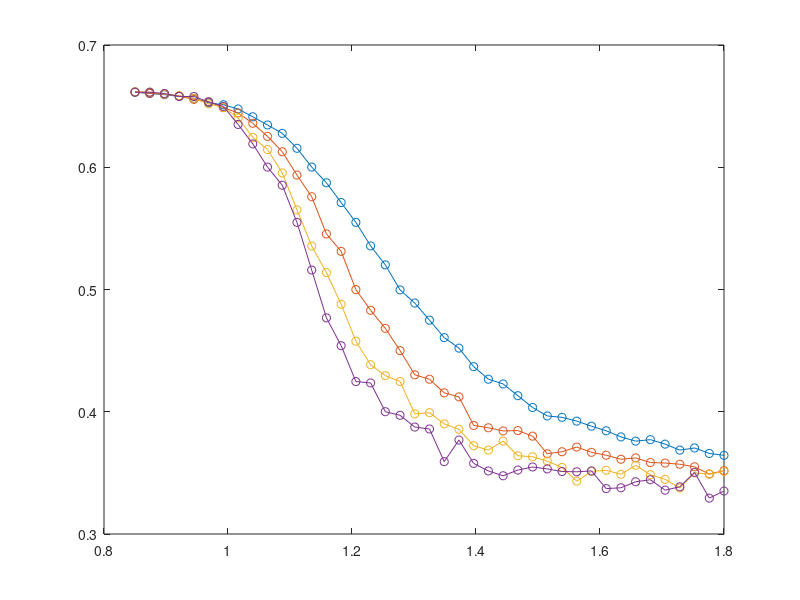

This figure's MATLAB source: (Note: this script raises an error after producing the figure.)

%%
%%---------------------------------------------------------------------%%
%%%%% Postprocessing of magnetic susceptibility and binder cumulant
%%%%% Used to find critical exponents
%%---------------------------------------------------------------------%%
clear all
close all

gbinder = zeros(4,41);

data = load('data_gbinder12_2023-03-03_06-56-22.mat');
gbinder(1,:) = cell2mat(data.Data(2:42,2)');
data = load('data_gbinder16_2023-03-03_08-06-43.mat');
gbinder(2,:) = cell2mat(data.Data(2:42,2)');
data = load('data_gbinder20_2023-03-04_00-53-26.mat');
gbinder(3,:) = cell2mat(data.Data(2:42,2)');
data = load('data_gbinder24_2023-03-04_01-31-54.mat');
gbinder(4,:) = cell2mat(data.Data(2:42,2)');
tempvec = cell2mat(data.Data(2:42,1)');

figure(1)
plot(tempvec,gbinder(1,:),'-o');
hold on
plot(tempvec,gbinder(2,:),'-o');
plot(tempvec,gbinder(3,:),'-o');
plot(tempvec,gbinder(4,:),'-o');
xline(1,'--');
xlabel('Temperature ($\tau$)','Interpreter','latex')
ylabel('Binder cumulant ($g$)','Interpreter','latex')
legend('$L = 12$','$L = 16$','$L = 20$','$L = 24$','$\tau_c \approx 1$','Interpreter','latex')
title('$g$ = $g(\tau)$','Interpreter','latex')

Tc = 1;
L1 = 12;
L2 = 16;
L3 = 20;
L4 = 24;

nu = 1;
gamma = 1.8;

t1 = L1^(1/nu)*((tempvec-Tc)/Tc);
t2 = L2^(1/nu)*((tempvec-Tc)/Tc);
t3 = L3^(1/nu)*((tempvec-Tc)/Tc);
t4 = L4^(1/nu)*((tempvec-Tc)/Tc);

figure(2)
plot(t1,gbinder(1,:),'-o');
hold on
plot(t2,gbinder(2,:),'-o');
plot(t3,gbinder(3,:),'-o');
plot(t4,gbinder(4,:),'-o');
xlabel('$L^{1/\nu} [\frac{\tau - \tau_c}{\tau_c}]$','Interpreter','latex')
ylabel('Binder cumulant ($g$)','Interpreter','latex')
legend('$L = 12$','$L = 16$','$L = 20$','$L = 24$','Interpreter','latex')
title('$g$ = $g(\tau)$','Interpreter','latex')


gbinder = zeros(4,41);

data = load('data_magsuscpt12_2023-03-03_06-56-31.mat');
gbinder(1,:) = cell2mat(data.Data(2:42,2)');
data = load('data_magsuscpt16_2023-03-03_08-07-07.mat');
gbinder(2,:) = cell2mat(data.Data(2:42,2)');
data = load('data_magsuscpt20_2023-03-04_00-55-17.mat');
gbinder(3,:) = cell2mat(data.Data(2:42,2)');
data = load('data_magsuscpt24_2023-03-04_01-32-14.mat');
gbinder(4,:) = cell2mat(data.Data(2:42,2)');
tempvec = cell2mat(data.Data(2:42,1)');


figure(3)
plot(tempvec,gbinder(1,:),'-^');
hold on
plot(tempvec,gbinder(2,:),'-^');
plot(tempvec,gbinder(3,:),'-^');
plot(tempvec,gbinder(4,:),'-^');
xlabel('Temperature ($\tau$)','Interpreter','latex')
ylabel('Magnetic Susceptibility ($\chi$)','Interpreter','latex')
legend('$L = 12$','$L = 16$','$L = 20$','$L = 24$','Interpreter','latex')
title('$\chi$ = $\chi(\tau)$','Interpreter','latex')

figure(4)
plot(t1,gbinder(1,:)/((L1)^(gamma/nu)),'-^');
hold on
plot(t2,gbinder(2,:)/((L2)^(gamma/nu)),'-^');
plot(t3,gbinder(3,:)/((L3)^(gamma/nu)),'-^');
plot(t4,gbinder(4,:)/((L4)^(gamma/nu)),'-^');
xlabel('$L^{1/\nu} [\frac{\tau - \tau_c}{\tau_c}]$','Interpreter','latex')
ylabel('$\frac{\chi}{L^(\gamma/\nu)}$','Interpreter','latex')
legend('$L = 12$','$L = 16$','$L = 20$','$L = 24$','Interpreter','latex')
title('$\chi$ = $\chi(\tau)$','Interpreter','latex')
